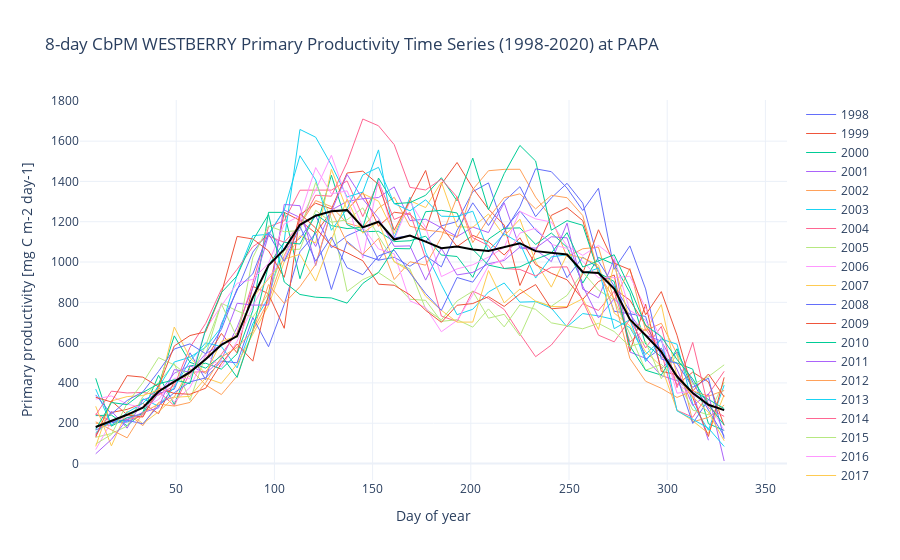

Write notebook code for a chart like this one.
### Code cell
# plot 
# Group by year
years = pd.DatetimeIndex(ds_west_papa.time.values).year.unique()

fig = go.Figure()

# Plot one line per year 
for year in years:
    yearly_data = ds_west_papa.sel(time=str(year))["CbPM"]
    fig.add_trace(go.Scatter(
        x=yearly_data.time.dt.dayofyear,
        y=yearly_data.values,
        mode='lines',
        line=dict(width=1),
        name=str(year),
        showlegend=True 
    ))

# Plot climatology in black
fig.add_trace(go.Scatter(
    x=clim_8d_west['day_of_year'],
    y=clim_8d_west['CbPM'].values,
    mode='lines',
    name='Median',
    line=dict(color='black', width=2)
))

fig.update_layout(
    title='8-day CbPM WESTBERRY Primary Productivity Time Series (1998-2020) at PAPA',
    xaxis_title='Day of year',
    yaxis_title='Primary productivity [mg C m-2 day-1]',
    template='plotly_white'
)

fig.show()
